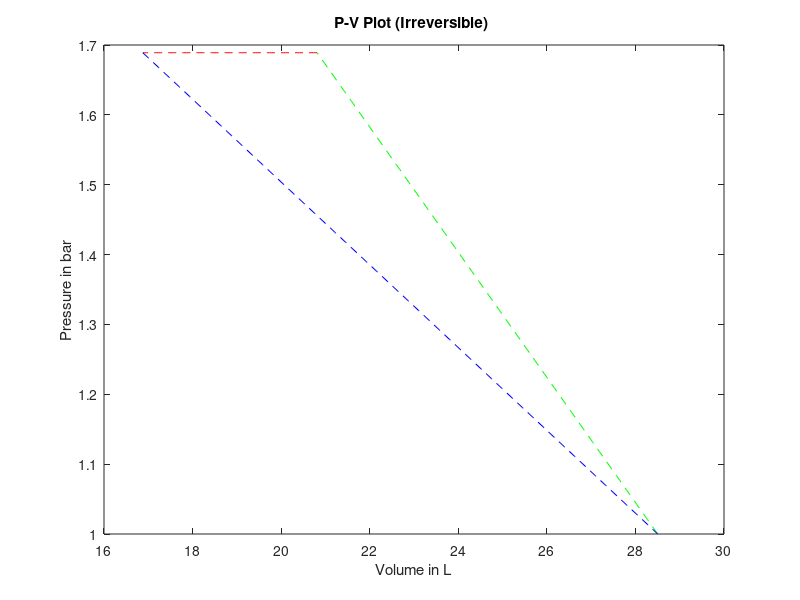
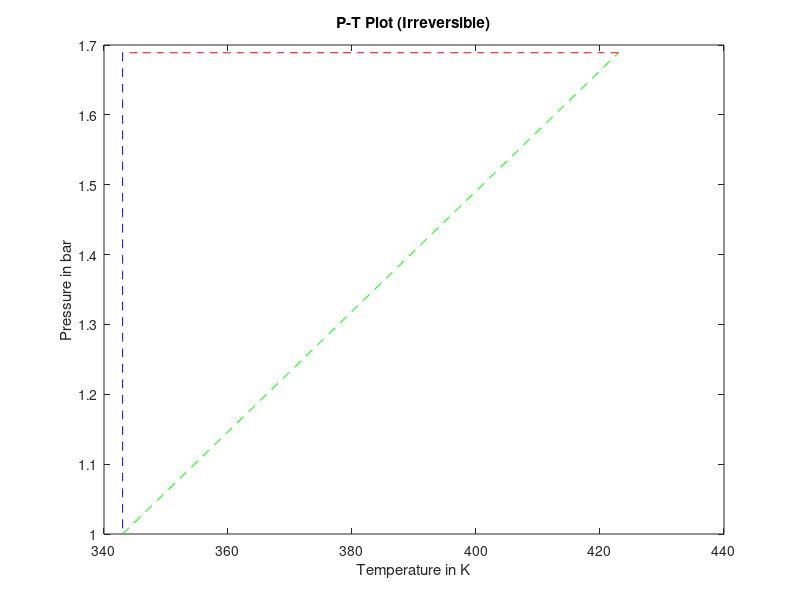
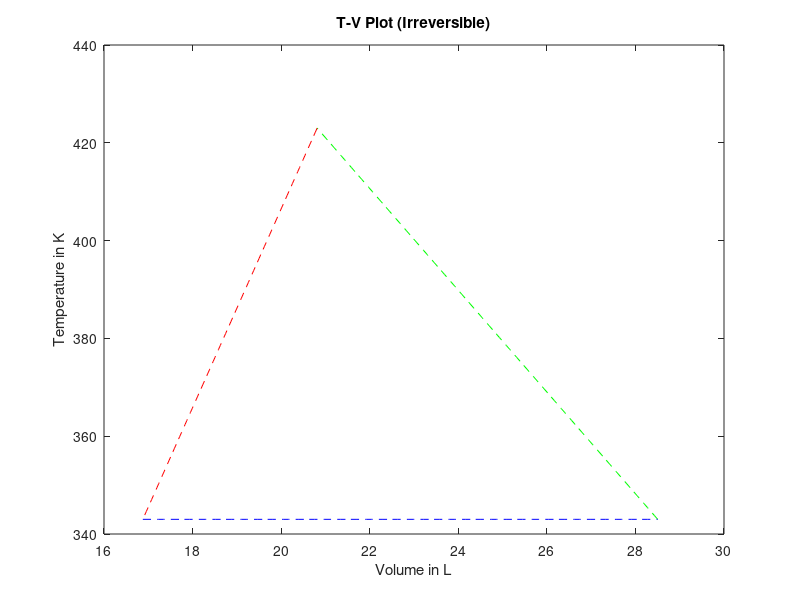

The MATLAB script that drew these images, in order:
clc
clear
R = 8.314; %in Joule/mol, all energy values will be in Joule/mol too
R1 = 0.0831; %in bar L, all volume values will be in L too
cv = 1.5*R;
cp = 2.5*R;
y = cp/cv; % adiabatic ratio
p0 = 1;
t0 = 70 + 273; %in K
t1 = 150 + 273; %in K
t2 = t0;
t3 = t0;
p3 = p0;

p1 = p0*(((t0/t1)^y)^(1/(1-y))); % process 1 is adiabatic, so t^y * p^(1-y) = const
p2 = p1; %isobaric

v0 = R1*t0/p0;
v1 = R1*t1/p1;
v2 = R1*t2/p2;
v3 = v0;

h1 = cp*(t1-t0);
h2 = cp*(t2-t1);
h3 = 0;

u1 = cv*(t1-t0);
u2 = cv*(t2-t1);
u3 = 0;


% Irreversible Processes (Only Calculating Work and Heat as Δu and Δh
% remains constant and using Efficiency E = 0.75 = w/q, w = q*0.75)

q1i = 0; % Adiabatic
w1i = 0.75*q1i;
q2i = h2; % Isobaric
w2i = 0.75*q2i;
q3i = R*t3*log(p2/p3); % Isothermal Heat remains unchanged between reversiblity and irreversibility
w3i = 0.75*q3i;

qti = q1i + q2i + q3i;
wti = w1i+w2i+w3i;

% Irreversible Processes can not be represented perfectly in a plot, so
% usually they are represented as linear lines between the states.

v1_table = linspace(v0,v1,100);
v2_table = linspace(v1,v2,100);
v3_table = linspace(v2,v3,100);
t1_table = linspace(t0,t1,100);
t2_table = linspace(t1,t2,100);
t3_table = linspace(t2,t3,100);
p1_table = linspace(p0,p1,100);
p2_table = linspace(p1,p2,100);
p3_table = linspace(p2,p3,100);

figure(1)
plot(v1_table,p1_table,'g--') % Green Adiabatic
hold on
plot(v2_table,p2_table,'r--') % Red , Isobaric
hold on
plot(v3_table,p3_table,'b--') % Blue, Isothermal
title('P-V Plot (Irreversible) ')
xlabel ('Volume in L')
ylabel ('Pressure in bar')

figure(2)
plot(t1_table,p1_table,'g--') % Green, Adiabatic
hold on
plot(t2_table,p2_table,'r--') % Red , Isobaric
hold on
plot(t3_table,p3_table,'b--') % Blue, Isothermal
title('P-T Plot (Irreversible)')
xlabel ('Temperature in K')
ylabel ('Pressure in bar')

figure(3)
plot(v1_table,t1_table,'g--') % Green, Adiabatic
hold on
plot(v2_table,t2_table,'r--') % Red , Isobaric
hold on
plot(v3_table,t3_table,'b--') % Blue, Isothermal
title('T-V Plot (Irreversible)')
xlabel ('Volume in L')
ylabel ('Temperature in K')